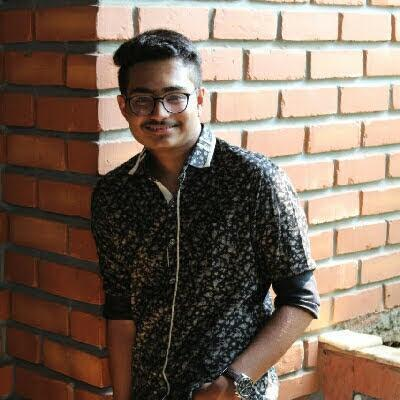
#> input picture Test_Image.jpg, 400 x 400 px, found by its file name
$ python sketch.py
#> lines starting #> are read from the running program, lines starting #| are printed output that depends on the picture
import cv2

img = cv2.imread('D:/DataScience/OpenCV Sketch/Test_Image.JPG')
#> img is the input picture: shape (400, 400, 3); mean B, G, R 92.1, 106.1, 124.5

cv2.imshow('',img)

img_gray = cv2.cvtColor(img, cv2.COLOR_BGR2GRAY)
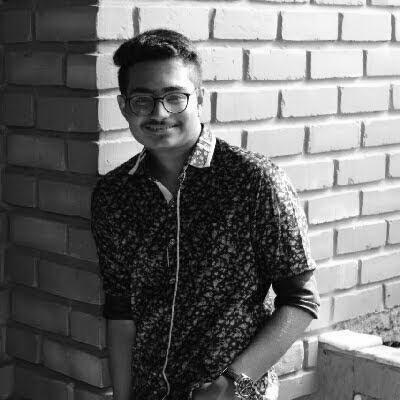
#> img_gray: shape (400, 400); min 0, max 255, mean 110

cv2.imshow('',img_gray)

img_invert = cv2.bitwise_not(img_gray)
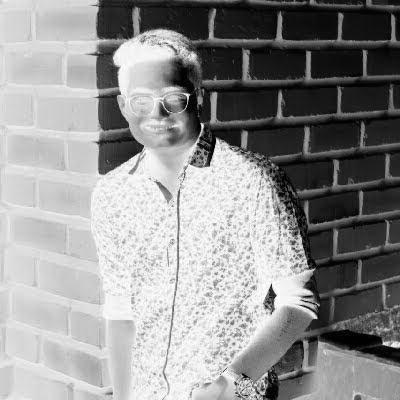
#> img_invert: shape (400, 400); min 0, max 255, mean 145

cv2.imshow('',img_invert)

img_smoothing = cv2.GaussianBlur(img_invert, (21,21), sigmaX=0, sigmaY=0)
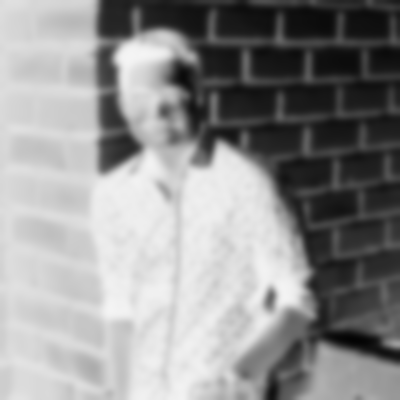
#> img_smoothing: shape (400, 400); min 3, max 244, mean 145

cv2.imshow('',img_smoothing)

def dodgeV2(x,y):
    return cv2.divide(x,255-y, scale =256)
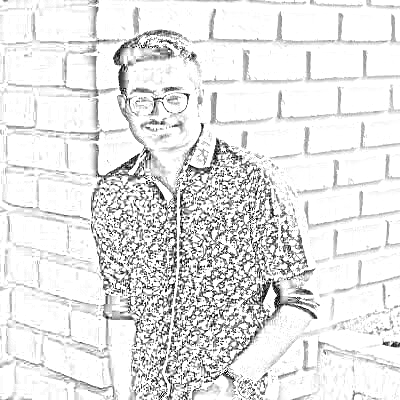
#> returned value: shape (400, 400); min 0, max 255, mean 228.7

final_img = dodgeV2(img_gray, img_smoothing)

cv2.imshow('',final_img)

img_new = cv2.imwrite('D:/DataScience/OpenCV Sketch/Test_Image_Sketch.JPG',final_img)

print('Done')
